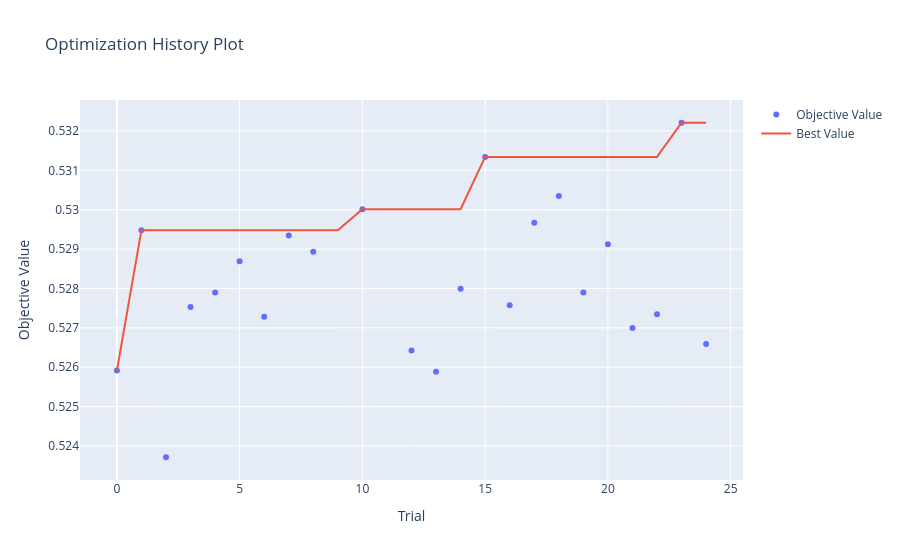

This figure's notebook cell:
### Code cell
optuna.visualization.plot_optimization_history(study_gru_event)

### Figure 1 — Plotly figure (JSON) as saved in the notebook; plotly's stock layout.template omitted (floating-point values rounded to 4 significant figures)
{"data": [{"mode": "markers", "name": "Objective Value", "type": "scatter", "x": [0, 1, 2, 3, 4, 5, 6, 7, 8, 10, 12, 13, 14, 15, 16, 17, 18, 19, 20, 21, 22, 23, 24], "y": [0.5259, 0.5295, 0.5237, 0.5275, 0.5279, 0.5287, 0.5273, 0.5293, 0.5289, 0.53, 0.5264, 0.5259, 0.528, 0.5313, 0.5276, 0.5297, 0.5304, 0.5279, 0.5291, 0.527, 0.5273, 0.5322, 0.5266]}, {"mode": "lines", "name": "Best Value", "type": "scatter", "x": [0, 1, 2, 3, 4, 5, 6, 7, 8, 9, 10, 11, 12, 13, 14, 15, 16, 17, 18, 19, 20, 21, 22, 23, 24], "y": [0.5259, 0.5295, 0.5295, 0.5295, 0.5295, 0.5295, 0.5295, 0.5295, 0.5295, 0.5295, 0.53, 0.53, 0.53, 0.53, 0.53, 0.5313, 0.5313, 0.5313, 0.5313, 0.5313, 0.5313, 0.5313, 0.5313, 0.5322, 0.5322]}, {"marker": {"color": "#cccccc"}, "mode": "markers", "name": "Infeasible Trial", "showlegend": false, "type": "scatter", "x": [], "y": []}], "layout": {"title": {"text": "Optimization History Plot"}, "xaxis": {"title": {"text": "Trial"}}, "yaxis": {"title": {"text": "Objective Value"}}}}
